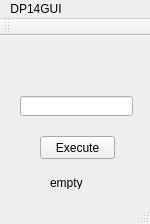
<?xml version="1.0" encoding="UTF-8"?>
<ui version="4.0">
 <class>MainWindow</class>
 <widget class="QMainWindow" name="MainWindow">
  <property name="geometry">
   <rect>
    <x>0</x>
    <y>0</y>
    <width>150</width>
    <height>224</height>
   </rect>
  </property>
  <property name="windowTitle">
   <string>MainWindow</string>
  </property>
  <widget class="QWidget" name="centralWidget">
   <widget class="QLabel" name="label">
    <property name="geometry">
     <rect>
      <x>50</x>
      <y>140</y>
      <width>47</width>
      <height>13</height>
     </rect>
    </property>
    <property name="text">
     <string>empty</string>
    </property>
   </widget>
   <widget class="QPushButton" name="pushButton">
    <property name="geometry">
     <rect>
      <x>40</x>
      <y>100</y>
      <width>75</width>
      <height>23</height>
     </rect>
    </property>
    <property name="text">
     <string>Execute</string>
    </property>
   </widget>
   <widget class="QLineEdit" name="lineEdit">
    <property name="geometry">
     <rect>
      <x>20</x>
      <y>60</y>
      <width>113</width>
      <height>20</height>
     </rect>
    </property>
   </widget>
  </widget>
  <widget class="QMenuBar" name="menuBar">
   <property name="geometry">
    <rect>
     <x>0</x>
     <y>0</y>
     <width>150</width>
     <height>21</height>
    </rect>
   </property>
   <widget class="QMenu" name="menuDP14GUI">
    <property name="title">
     <string>DP14GUI</string>
    </property>
   </widget>
   <addaction name="menuDP14GUI"/>
  </widget>
  <widget class="QToolBar" name="mainToolBar">
   <attribute name="toolBarArea">
    <enum>TopToolBarArea</enum>
   </attribute>
   <attribute name="toolBarBreak">
    <bool>false</bool>
   </attribute>
  </widget>
  <widget class="QStatusBar" name="statusBar"/>
 </widget>
 <layoutdefault spacing="6" margin="11"/>
 <resources/>
 <connections/>
</ui>
